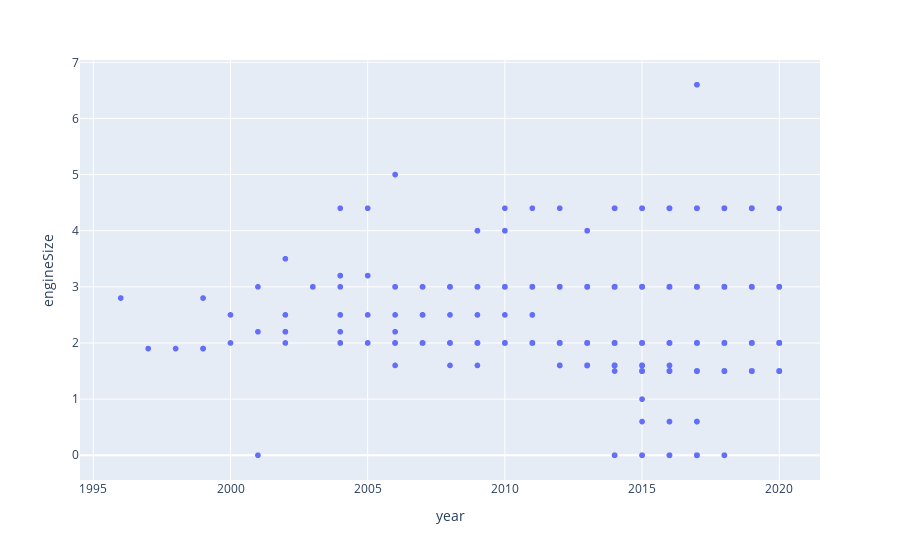

The notebook cell this image was saved under:
### Code cell
px.scatter(data, x="price", y="mileage")

### Figure 1 — Plotly figure (JSON) as saved in the notebook; plotly's stock layout.template omitted (floating-point values rounded to 4 significant figures; data arrays with more than 128 entries replaced by an {"elided": "..."} marker saying what was removed)
{"data": [{"hovertemplate": "year=%{x}<br>engineSize=%{y}<extra></extra>", "legendgroup": "", "marker": {"color": "#636efa", "symbol": "circle"}, "mode": "markers", "name": "", "showlegend": false, "type": "scattergl", "x": {"elided": "10781 int values"}, "xaxis": "x", "y": {"elided": "10781 float values"}, "yaxis": "y"}], "layout": {"legend": {"tracegroupgap": 0}, "margin": {"t": 60}, "xaxis": {"anchor": "y", "domain": [0, 1], "title": {"text": "year"}}, "yaxis": {"anchor": "x", "domain": [0, 1], "title": {"text": "engineSize"}}}}
